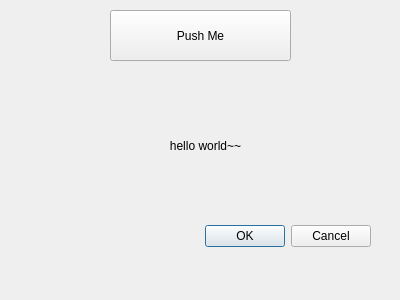
<?xml version="1.0" encoding="UTF-8"?>
<ui version="4.0">
 <class>mainWindow</class>
 <widget class="QDialog" name="mainWindow">
  <property name="geometry">
   <rect>
    <x>0</x>
    <y>0</y>
    <width>400</width>
    <height>300</height>
   </rect>
  </property>
  <property name="windowTitle">
   <string>mainWindow</string>
  </property>
  <widget class="QDialogButtonBox" name="buttonBox">
   <property name="geometry">
    <rect>
     <x>30</x>
     <y>220</y>
     <width>341</width>
     <height>32</height>
    </rect>
   </property>
   <property name="orientation">
    <enum>Qt::Horizontal</enum>
   </property>
   <property name="standardButtons">
    <set>QDialogButtonBox::Cancel|QDialogButtonBox::Ok</set>
   </property>
  </widget>
  <widget class="QPushButton" name="push_me">
   <property name="geometry">
    <rect>
     <x>110</x>
     <y>10</y>
     <width>181</width>
     <height>51</height>
    </rect>
   </property>
   <property name="text">
    <string>Push Me</string>
   </property>
  </widget>
  <widget class="QLabel" name="layout">
   <property name="geometry">
    <rect>
     <x>90</x>
     <y>70</y>
     <width>231</width>
     <height>151</height>
    </rect>
   </property>
   <property name="lineWidth">
    <number>2</number>
   </property>
   <property name="text">
    <string>hello world~~</string>
   </property>
   <property name="textFormat">
    <enum>Qt::PlainText</enum>
   </property>
   <property name="alignment">
    <set>Qt::AlignCenter</set>
   </property>
  </widget>
 </widget>
 <resources/>
 <connections>
  <connection>
   <sender>buttonBox</sender>
   <signal>accepted()</signal>
   <receiver>mainWindow</receiver>
   <slot>accept()</slot>
   <hints>
    <hint type="sourcelabel">
     <x>248</x>
     <y>254</y>
    </hint>
    <hint type="destinationlabel">
     <x>157</x>
     <y>274</y>
    </hint>
   </hints>
  </connection>
  <connection>
   <sender>buttonBox</sender>
   <signal>rejected()</signal>
   <receiver>mainWindow</receiver>
   <slot>reject()</slot>
   <hints>
    <hint type="sourcelabel">
     <x>316</x>
     <y>260</y>
    </hint>
    <hint type="destinationlabel">
     <x>286</x>
     <y>274</y>
    </hint>
   </hints>
  </connection>
 </connections>
</ui>
